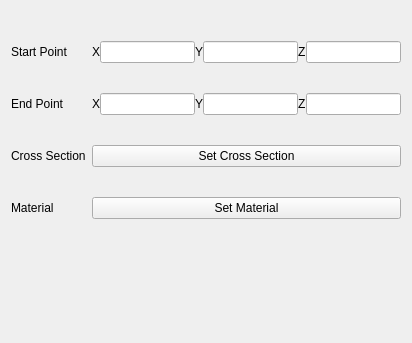
<?xml version="1.0" encoding="UTF-8"?>
<ui version="4.0">
 <class>Form</class>
 <widget class="QWidget" name="Form">
  <property name="geometry">
   <rect>
    <x>0</x>
    <y>0</y>
    <width>412</width>
    <height>343</height>
   </rect>
  </property>
  <property name="windowTitle">
   <string>Form</string>
  </property>
  <layout class="QGridLayout" name="gridLayout">
   <item row="1" column="0">
    <layout class="QGridLayout" name="gridLayout_2">
     <property name="topMargin">
      <number>30</number>
     </property>
     <property name="verticalSpacing">
      <number>30</number>
     </property>
     <item row="0" column="1">
      <layout class="QHBoxLayout" name="horizontalLayout">
       <item>
        <widget class="QLabel" name="label_8">
         <property name="text">
          <string>X</string>
         </property>
        </widget>
       </item>
       <item>
        <widget class="QLineEdit" name="lineEdit_3"/>
       </item>
       <item>
        <widget class="QLabel" name="label_9">
         <property name="text">
          <string>Y</string>
         </property>
        </widget>
       </item>
       <item>
        <widget class="QLineEdit" name="lineEdit_2"/>
       </item>
       <item>
        <widget class="QLabel" name="label_10">
         <property name="text">
          <string>Z</string>
         </property>
        </widget>
       </item>
       <item>
        <widget class="QLineEdit" name="lineEdit"/>
       </item>
      </layout>
     </item>
     <item row="2" column="1">
      <widget class="QPushButton" name="pushButton">
       <property name="text">
        <string>Set Cross Section</string>
       </property>
      </widget>
     </item>
     <item row="2" column="0">
      <widget class="QLabel" name="label">
       <property name="text">
        <string>Cross Section</string>
       </property>
      </widget>
     </item>
     <item row="3" column="1">
      <widget class="QPushButton" name="pushButton_2">
       <property name="sizePolicy">
        <sizepolicy hsizetype="Expanding" vsizetype="Fixed">
         <horstretch>0</horstretch>
         <verstretch>0</verstretch>
        </sizepolicy>
       </property>
       <property name="text">
        <string>Set Material</string>
       </property>
      </widget>
     </item>
     <item row="1" column="0">
      <widget class="QLabel" name="label_4">
       <property name="text">
        <string>End Point</string>
       </property>
      </widget>
     </item>
     <item row="3" column="0">
      <widget class="QLabel" name="label_2">
       <property name="text">
        <string>Material</string>
       </property>
      </widget>
     </item>
     <item row="1" column="1">
      <layout class="QHBoxLayout" name="horizontalLayout_2">
       <item>
        <widget class="QLabel" name="label_5">
         <property name="text">
          <string>X</string>
         </property>
        </widget>
       </item>
       <item>
        <widget class="QLineEdit" name="lineEdit_5"/>
       </item>
       <item>
        <widget class="QLabel" name="label_6">
         <property name="text">
          <string>Y</string>
         </property>
        </widget>
       </item>
       <item>
        <widget class="QLineEdit" name="lineEdit_4"/>
       </item>
       <item>
        <widget class="QLabel" name="label_7">
         <property name="text">
          <string>Z</string>
         </property>
        </widget>
       </item>
       <item>
        <widget class="QLineEdit" name="lineEdit_6"/>
       </item>
      </layout>
     </item>
     <item row="0" column="0">
      <widget class="QLabel" name="label_3">
       <property name="text">
        <string>Start Point</string>
       </property>
      </widget>
     </item>
    </layout>
   </item>
   <item row="2" column="0">
    <spacer name="verticalSpacer">
     <property name="orientation">
      <enum>Qt::Vertical</enum>
     </property>
     <property name="sizeHint" stdset="0">
      <size>
       <width>20</width>
       <height>40</height>
      </size>
     </property>
    </spacer>
   </item>
  </layout>
 </widget>
 <resources/>
 <connections/>
</ui>
